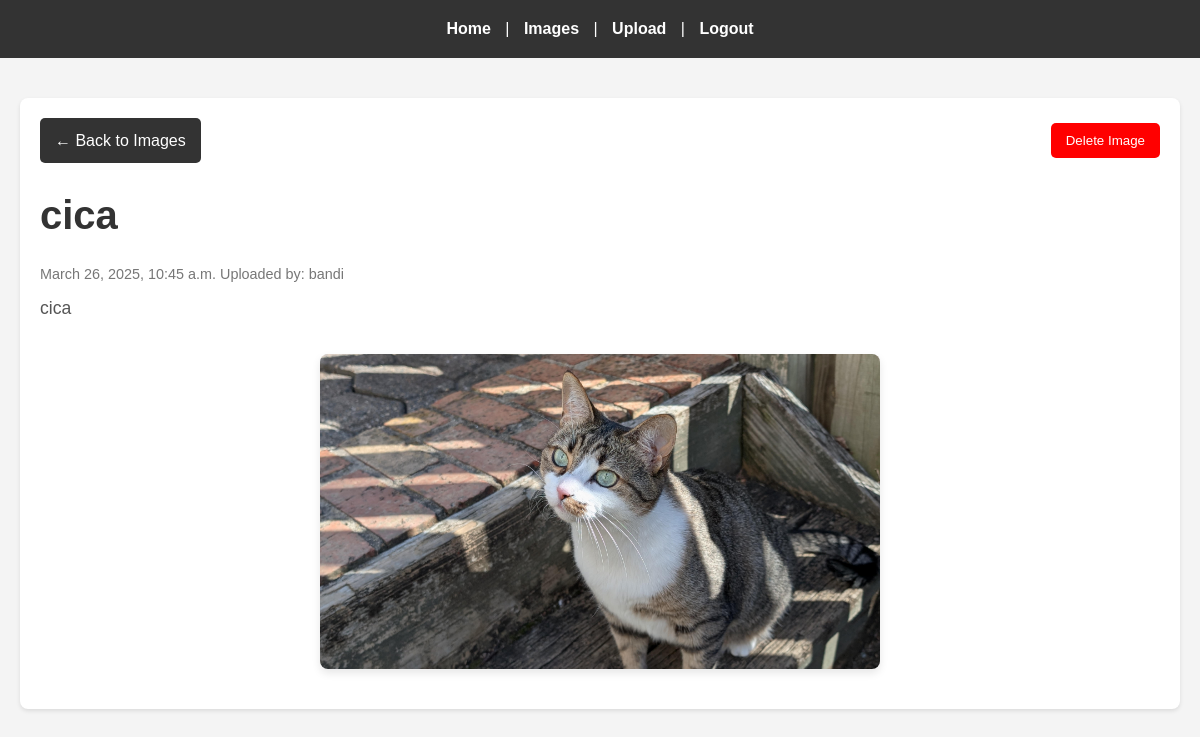
Screenshot of /images/none_bandi_cica (signed in) with the database file from the repository.
### images/models.py (models this page shows, shortened)
class Image(models.Model):
    title = models.CharField(max_length=48)
    body = models.TextField()
    slug = models.SlugField(max_length=48, unique=True)
    date = models.DateTimeField(auto_now_add=True)
    banner = models.ImageField(default='fallback.png', blank=True)
    author = models.ForeignKey('auth.User', on_delete=models.CASCADE, default=1)

### images/views.py (the view)
# urls.py: path('<slug:slug>', views.image_page, name="page"),
@login_required
def image_page(request, slug):
    image = Image.objects.get(slug=slug)
    return render(request,  'images/image_page.html', {'image': image})

### images/templates/images/image_page.html (shortened to what this page needs)
{% extends 'layout.html' %}
{% load static %}
{% block content %}
    <section class="image-page">
        <div class="button-row">
            <a href="{% url 'images:list' %}" class="back-button">
                &larr; Back to Images
            </a>
            <div class="delete-container">
                <form method="post" action="{% url 'images:delete' slug=image.slug %}" onsubmit="return confirm('Are you sure you want to delete this image?');">
                    <button type="submit" class="delete-button">
                        Delete Image
                    </button>
                </form>
            </div>
        </div>
        <h1 class="image-title">{{ image.title }}</h1>
        <p class="image-card-date">{{ image.date }}
                                Uploaded by: {{ image.author }}</p>
        <p class="image-body">{{ image.body }}</p>
        <img
            class="banner"
            src="{{ image.banner.url }}"
            alt="{{ image.title }}"
        />
    </section>
{% endblock %}

### static/css/style.css (style rules this page uses)
* { margin: 0; padding: 0; box-sizing: border-box; }
body { font-family: 'Arial', sans-serif; line-height: 1.6; background-color: #f4f4f4; color: #333; }
section { background-color: #fff; padding: 20px; border-radius: 8px; box-shadow: 0 2px 4px rgba(0, 0, 0, 0.1); }
h1 { font-size: 2.5rem; margin-bottom: 1rem; color: #333; }
p { font-size: 1.1rem; margin-bottom: 1rem; color: #555; }
.banner { max-width: 50%; height: auto; display: block; margin: 20px auto; border-radius: 8px; box-shadow: 0 4px 8px rgba(0, 0, 0, 0.1); }
.image-card-date { font-size: 0.9rem; color: #777; margin-bottom: 0.5rem; }
.image-page { padding: 20px; }
.image-title { font-size: 2.5rem; margin-bottom: 1rem; color: #333; }
.image-body { font-size: 1.1rem; color: #555; line-height: 1.6; margin-bottom: 2rem; }
.image-page .banner { width: 100%; height: auto; border-radius: 8px; box-shadow: 0 4px 8px rgba(0, 0, 0, 0.1); }
.button-row { display: flex; justify-content: space-between; align-items: center; margin-bottom: 20px; }
.back-button { display: inline-block; background-color: #333; color: #fff; padding: 10px 15px; border-radius: 5px; text-decoration: none; transition: background-color 0.3s ease; }
.delete-container { text-align: right; }
.delete-button { background-color: red; color: white; padding: 10px 15px; border: none; border-radius: 5px; cursor: pointer; transition: background-color 0.3s ease; }

### rows the page displays
Image: title "cica", date "March 26, 2025, 10:45 a.m.", author "bandi", body "cica", banner (picture)
